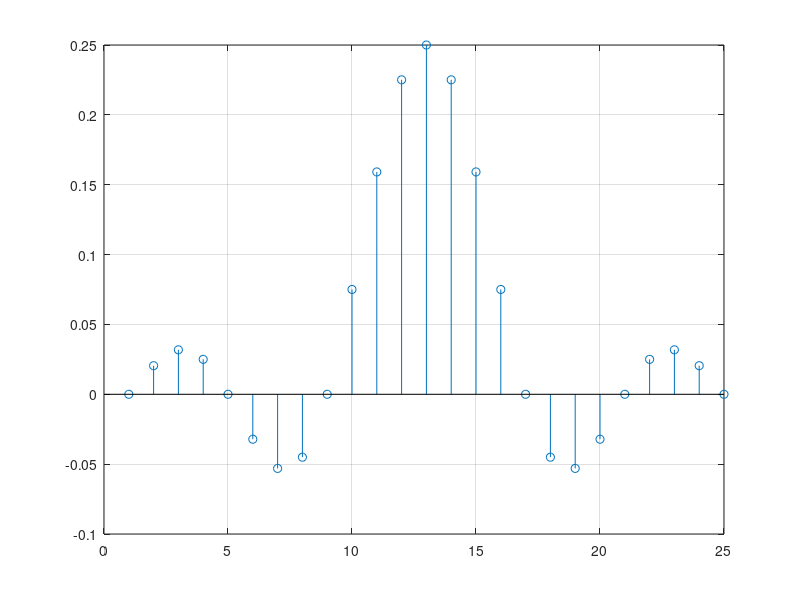

Recreate this plot in MATLAB.

clear 
close all
clc

n =0:24;
N = 25;

fs = 8e3;
fc = 1e3;

ws = 2*pi*fs;
wc = 2*pi*fc;
Omegac = wc*1/fs;
alpha = (N-1)/2;

h = sin(Omegac*(n-alpha))./(pi*(n-alpha));
h(alpha+1) = Omegac/pi;

stem(h);

grid on;

